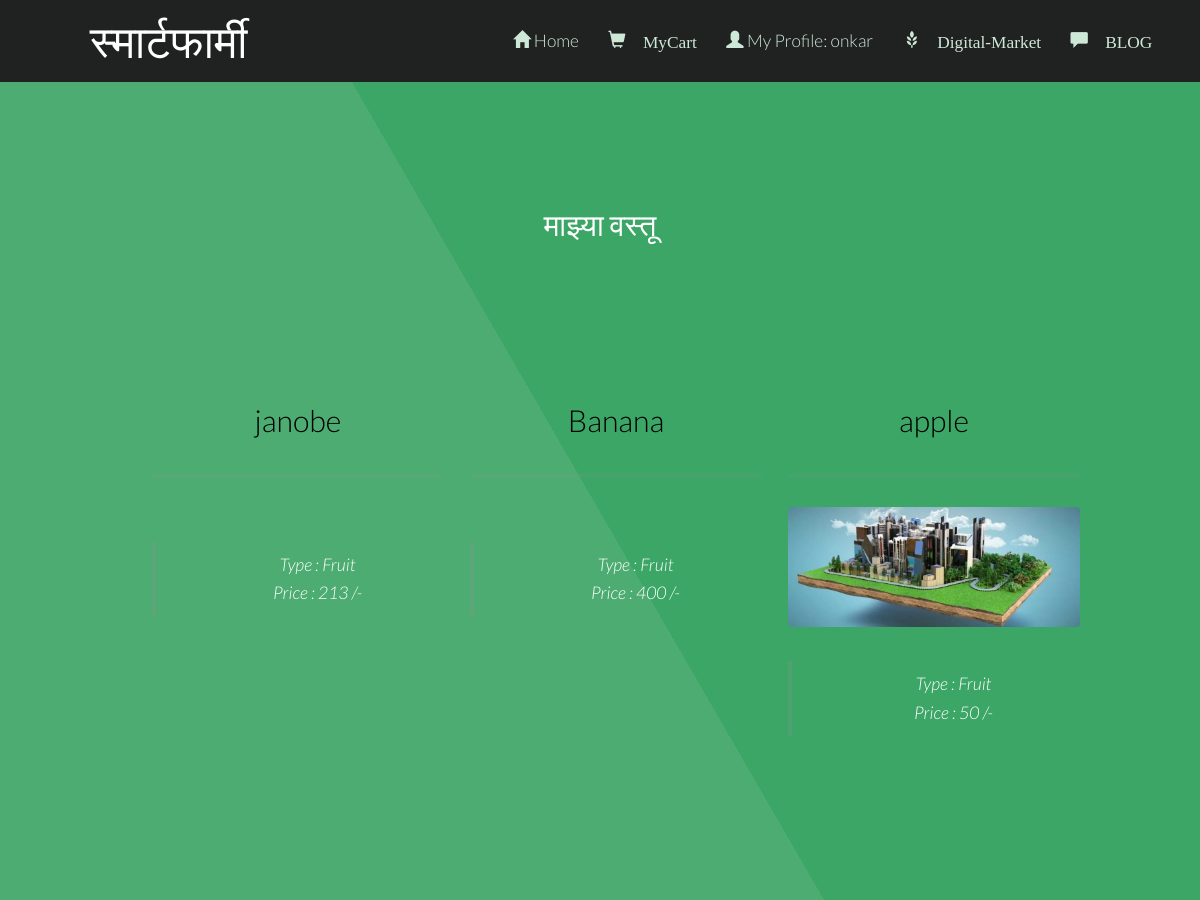
Page /backend/myCart.php (signed in) on the committed database.
### tables this page shows
CREATE TABLE `mycart` (
  `bid` int(10) NOT NULL,
  `pid` int(10) NOT NULL
);

CREATE TABLE `fproduct` (
  `fid` int(255) NOT NULL,
  `pid` int(255) NOT NULL,
  `product` varchar(255) NOT NULL,
  `pcat` varchar(255) NOT NULL,
  `pinfo` varchar(255) NOT NULL,
  `price` float NOT NULL,
  `pimage` varchar(255) NOT NULL DEFAULT 'blank.png',
  `picStatus` int(10) NOT NULL DEFAULT 0
);

### backend/myCart.php (the view, shortened to what this page needs)
<?php
	require 'db.php';
    $bid = $_SESSION['id'];
?>
<!DOCTYPE html>
<html lang="en">
	<head>
		<link href="bootstrap\css\bootstrap.min.css" rel="stylesheet">
		<link rel="stylesheet" href="login.css"/>
	</head>
	<body class>
		<?php
			require 'menu.php';
		?>
			<section id="main" class="wrapper style1 align-center" >
				<div class="container">
						<h2>माझ्या वस्तू </h2>
				<section id="two" class="wrapper style2 align-center">
				<div class="container">
					<div class="row">
					<?php
                        $sql = "SELECT * FROM mycart WHERE bid = '$bid'";
                        $result = mysqli_query($conn, $sql);
						while($row = $result->fetch_array()):
                            $pid = $row['pid'];
                            $sql = "SELECT * FROM fproduct WHERE pid = '$pid'";
                            $result1 = mysqli_query($conn, $sql);
                            $row1 = $result1->fetch_array();
							$picDestination = "images/productImages/".$row1['pimage'];
						?>
							<div class="col-md-4">
							<section>
							<strong><h2 class="title" style="color:black; "><?php echo $row1['product'].'';?></h2></strong>
							<a href="review.php?pid=<?php echo $row1['pid'] ;?>" > <img class="image fit" src="<?php echo $picDestination;?>" alt=""  /></a>
							<div style="align: left">
							<blockquote><?php echo "Type : ".$row1['pcat'].'';?><br><?php echo "Price : ".$row1['price'].' /-';?><br></blockquote>
						</section>
						</div>
                    <?php endwhile;	?>
					</div>
			</section>
			</section>
	</body>
</html>

### backend/login.css (style rules this page uses)
.container { padding: 16px; }

### backend/css/style.css (style rules this page uses)
body { background: #fff; }
body, input, select, textarea { color: #444; font-family: "Lato", Helvetica, sans-serif; font-size: 15pt; font-weight: 300; line-height: 1.65em; }
a { color: #4dac71; text-decoration: underline; }
strong, b { color: #666; font-weight: 400; }
h1, h2, h3, h4, h5, h6 { color: #666; font-weight: 300; line-height: 1em; margin: 0 0 1em 0; }
h2 { font-size: 1.75em; line-height: 1.5em; }
blockquote { border-left: solid 4px rgba(144, 144, 144, 0.25); font-style: italic; margin: 0 0 2em 0; padding: 0.5em 0 0.5em 2em; }
.align-center { text-align: center; }
.image { border-radius: 4px; border: 0; display: inline-block; position: relative; }
.image.fit { display: block; margin: 0 0 2em 0; width: 100%; }
.wrapper { padding: 6em 0em 4em; }
.wrapper.style1 { background-color: #3ba666; -moz-background-image: linear-gradient(60deg, #4dac71 50%, #3ba666 50%); -webkit-background-image: linear-gradient(60deg, #4dac71 50%, #3ba666 50%); -o-background-image: linear-gradient(60deg, #4dac71 50%, #3ba666 50%); -ms-background-image: linear-gradient(60deg, #4dac71 50%, #3ba666 50%); background-image: linear-gradient(60deg, #4dac71 50%, #3ba666 50%); color: #ffffff; }
.wrapper.style1 h2 { color: #ffffff; }
.wrapper.style2 .title, .wrapper.style2 header { border-bottom: medium double rgba(144, 144, 144, 0.25); padding-bottom: 1em; }

### backend/css/style-xlarge.css (style rules this page uses)
body, input, select, textarea { font-size: 13pt; }

### backend/css/style-large.css (style rules this page uses)
body, input, select, textarea { font-size: 13pt; }

### rows in the picture
mycart: pid.product "janobe", pid.pcat "Fruit", pid.price "213"
mycart: pid.product "Banana", pid.pcat "Fruit", pid.price "400"
mycart: pid.product "apple", pid.pimage (picture), pid.pcat "Fruit", pid.price "50"

### other values in the picture
$loginProfile "My Profile: onkar"
